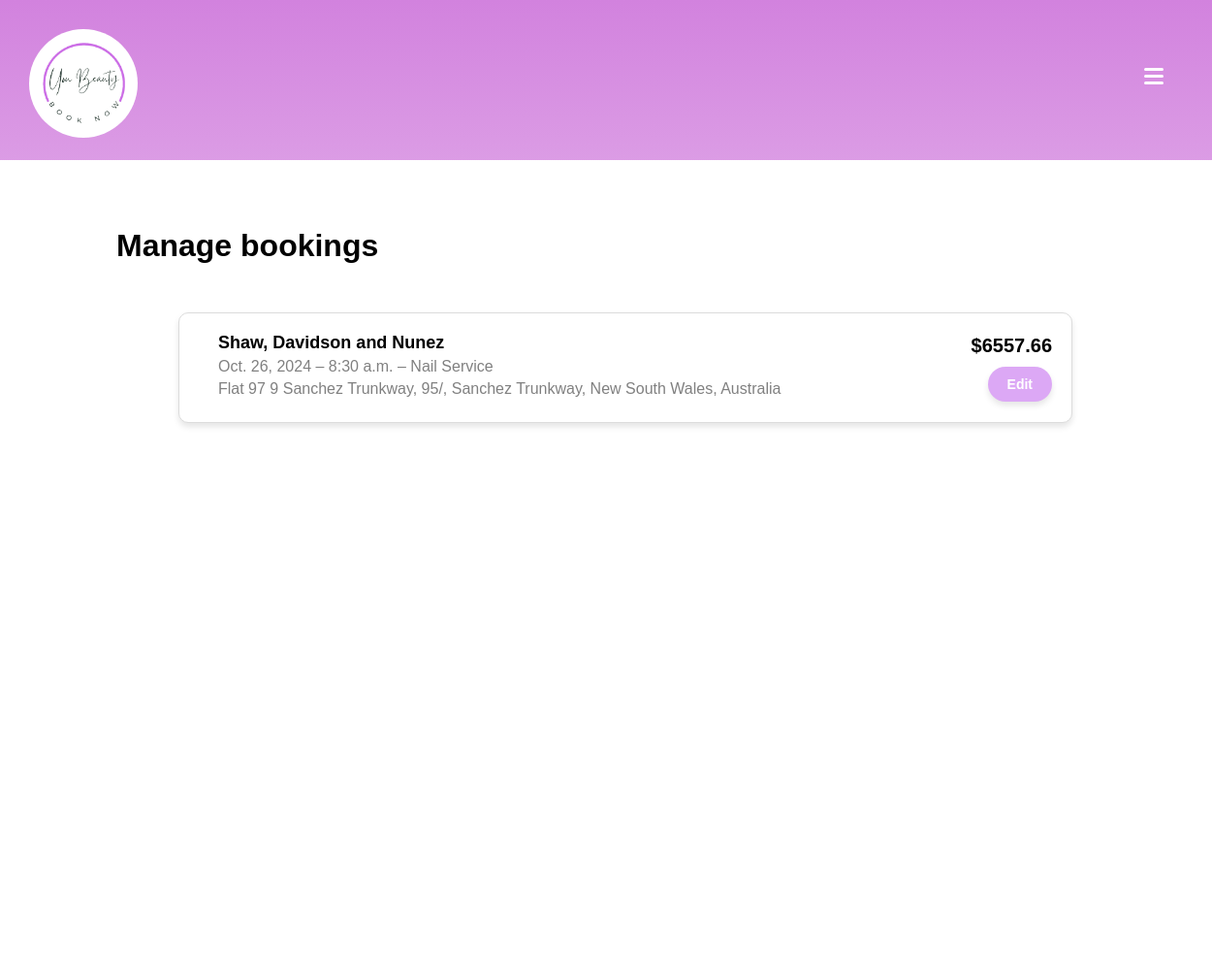
/accounts/bookings/ (signed in), run on an earlier commit of the app's database.
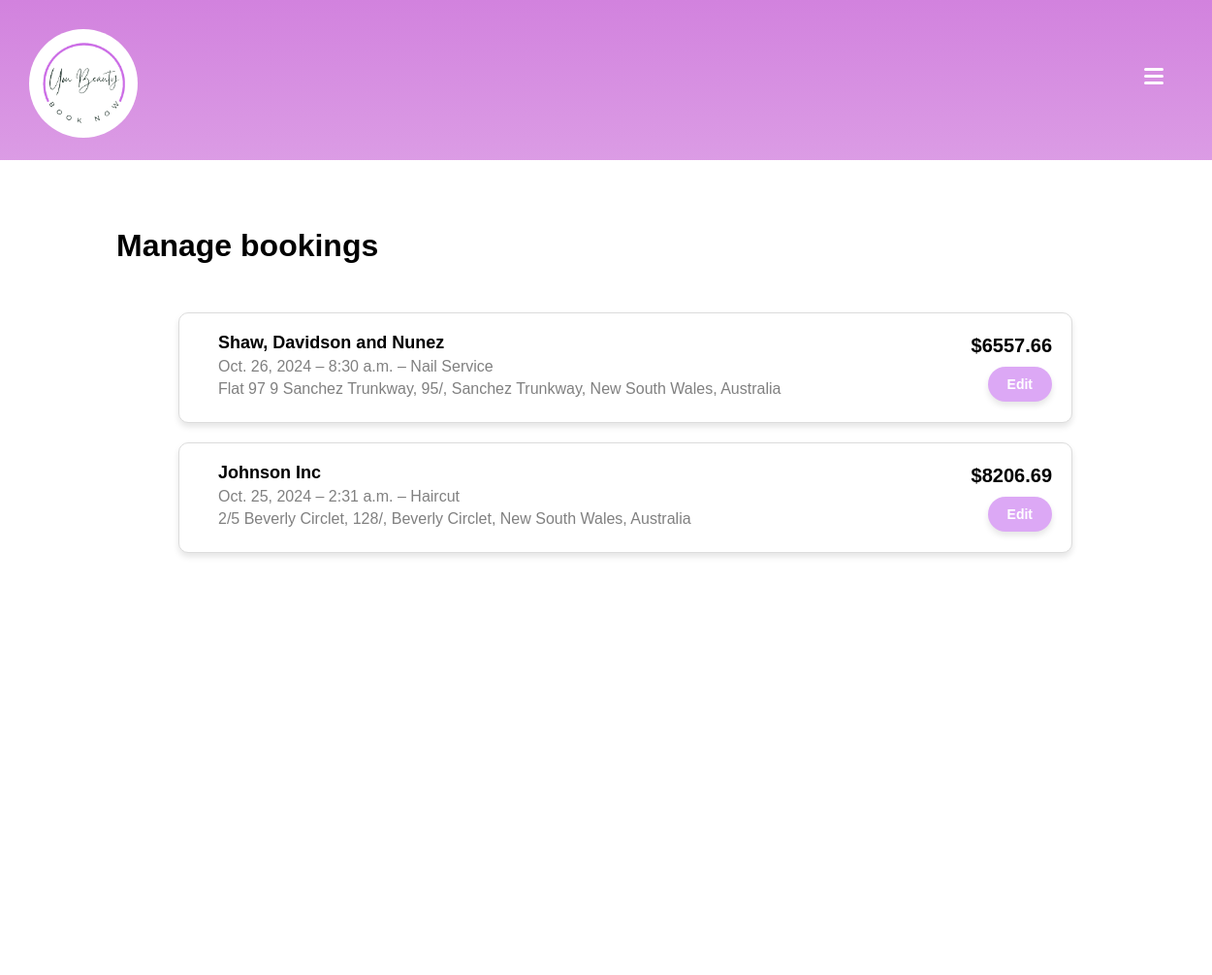
And on a later commit of the database.
### customers/models.py (models this page shows)
class Booking(models.Model):
    customer = models.ForeignKey(Customer, on_delete=models.CASCADE)
    salon_service = models.ForeignKey('salons.SalonService', on_delete=models.CASCADE)
    date = models.DateField()
    start_time = models.TimeField()
    end_time = models.TimeField()
    is_cancelled = models.BooleanField(default=False)
    def __str__(self):
        return f'Booking by {self.customer.user.username} for {self.salon_service.service.service_name}'

### salons/models.py (models this page shows, shortened)
class SalonService(models.Model):
    salon = models.ForeignKey(SalonInfo, on_delete=models.CASCADE)
    service = models.ForeignKey(Service, on_delete=models.CASCADE)
    price = models.DecimalField(max_digits=10, decimal_places=2)
    duration = models.DurationField()
    description = models.TextField(blank=True, null=True)

class SalonInfo(models.Model):
    salon_name = models.CharField(max_length=255)
    salon_address = models.OneToOneField(SalonAddress, on_delete=models.CASCADE)
    salon_photo = models.ImageField(upload_to='salon_photos/', blank=True, null=True)
    salon_openingtime = models.TimeField()
    salon_closingtime = models.TimeField()
    happyhour_times = models.CharField(max_length=255)
    happyhour_days = models.CharField(max_length=255)
    happyhour_discount = models.DecimalField(max_digits=5, decimal_places=2)

class Service(models.Model):
    service_name = models.CharField(max_length=255)
    def __str__(self):
        return self.service_name

class SalonAddress(models.Model):
    address_line1 = models.CharField(max_length=255)
    address_line2 = models.CharField(max_length=255, blank=True, null=True)
    suburb = models.CharField(max_length=100, default="")
    state = models.CharField(max_length=100)
    postcode = models.CharField(max_length=10)
    country = models.CharField(max_length=100)
    def __str__(self):
        return f'{self.address_line1}, {self.address_line2}, {self.suburb}, {self.state}, {self.country}'

### accounts/views.py (the view)
# urls.py: path('bookings/', views.bookingsView, name = 'bookings'),
def bookingsView(request):
    current_user = request.user
    is_customer = False
    try:
        customer = get_object_or_404(Customer, user=current_user) #get Customer w/ current username
        is_customer = True
    except:
        is_customer = False
    if is_customer:
        bookings = Booking.objects.filter(customer=customer)
        print(bookings)
        return render(request, 'bookings/bookings.html', {'bookings': bookings})
    else:
        return render(request, 'bookings/bookings.html', {'bookings': None})

### customers/models.py (called while the page is built)
    def __str__(self):
        return self.user.username

### templates/bookings/bookings.html
{% extends "base.html" %}
{% load static %}
{% block content %}
<link rel="stylesheet" type="text/css" href="{% static 'css/bookings.css' %}">
<div class="top-bar"></div>
<div class="container">
    <h1>Manage bookings</h1>
    <div class="booking-cards-container">
        {% for booking in bookings %}
        <div class="booking-card">
                <div class="booking-details">
                <h2>{{ booking.salon_service.salon.salon_name }}</h2>
                <p>{{ booking.date }} – {{ booking.start_time }} – {{ booking.salon_service.service }}</p>
                <p>{{ booking.salon_service.salon.salon_address }}</p>
            </div>
            <div class="booking-actions">
                <div class="booking-price">
                    <span>${{ booking.salon_service.price }}</span>
                </div>
                <button class="edit-button" onclick="window.location.href='{% url 'edit_booking' booking.id %}'">Edit</button>
            </div>
        </div>
        {% endfor %}
    </div>
</div>
{% endblock %}

What changed in the data, as far as the page shows it:
added Booking: salon_service.salon.salon_name "Johnson Inc", date "Oct. 25, 2024", start_time "2:31 a.m.", salon_service.service "Haircut", salon_service.salon.salon_address "2/5 Beverly Circlet, 128/, Beverly Circlet, New South Wales, Australia", salon_service.price "8206.69"
